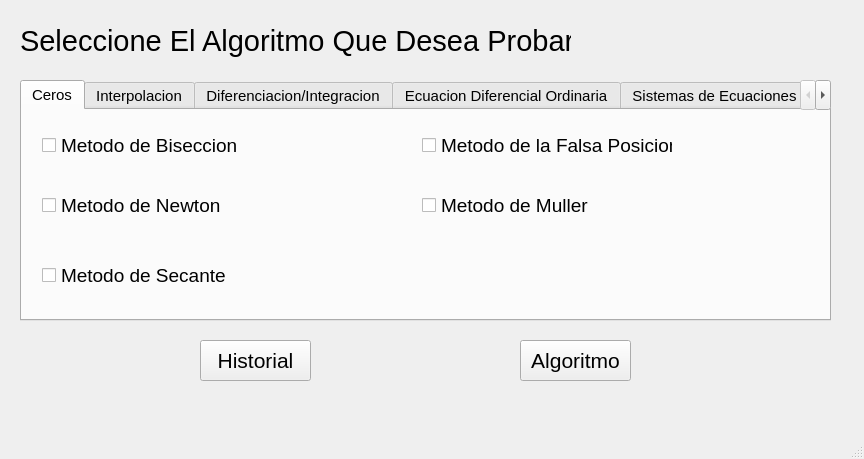
<?xml version="1.0" encoding="UTF-8"?>
<ui version="4.0">
 <class>MainWindow</class>
 <widget class="QMainWindow" name="MainWindow">
  <property name="geometry">
   <rect>
    <x>0</x>
    <y>0</y>
    <width>864</width>
    <height>459</height>
   </rect>
  </property>
  <property name="windowTitle">
   <string>MainWindow</string>
  </property>
  <widget class="QWidget" name="centralwidget">
   <widget class="QLabel" name="label">
    <property name="geometry">
     <rect>
      <x>20</x>
      <y>20</y>
      <width>551</width>
      <height>41</height>
     </rect>
    </property>
    <property name="font">
     <font>
      <pointsize>22</pointsize>
     </font>
    </property>
    <property name="text">
     <string>Seleccione El Algoritmo Que Desea Probar</string>
    </property>
   </widget>
   <widget class="QTabWidget" name="tabWidget">
    <property name="geometry">
     <rect>
      <x>20</x>
      <y>80</y>
      <width>811</width>
      <height>241</height>
     </rect>
    </property>
    <property name="font">
     <font>
      <pointsize>11</pointsize>
     </font>
    </property>
    <property name="currentIndex">
     <number>0</number>
    </property>
    <widget class="QWidget" name="tab0">
     <attribute name="title">
      <string>Ceros</string>
     </attribute>
     <widget class="QCheckBox" name="chBiseccion">
      <property name="geometry">
       <rect>
        <x>20</x>
        <y>20</y>
        <width>201</width>
        <height>31</height>
       </rect>
      </property>
      <property name="font">
       <font>
        <pointsize>14</pointsize>
       </font>
      </property>
      <property name="text">
       <string>Metodo de Biseccion</string>
      </property>
     </widget>
     <widget class="QCheckBox" name="chNewton">
      <property name="geometry">
       <rect>
        <x>20</x>
        <y>80</y>
        <width>201</width>
        <height>31</height>
       </rect>
      </property>
      <property name="font">
       <font>
        <pointsize>14</pointsize>
       </font>
      </property>
      <property name="text">
       <string>Metodo de Newton</string>
      </property>
     </widget>
     <widget class="QCheckBox" name="chSecante">
      <property name="geometry">
       <rect>
        <x>20</x>
        <y>150</y>
        <width>201</width>
        <height>31</height>
       </rect>
      </property>
      <property name="font">
       <font>
        <pointsize>14</pointsize>
       </font>
      </property>
      <property name="text">
       <string>Metodo de Secante</string>
      </property>
     </widget>
     <widget class="QCheckBox" name="chFalsa">
      <property name="geometry">
       <rect>
        <x>400</x>
        <y>20</y>
        <width>251</width>
        <height>31</height>
       </rect>
      </property>
      <property name="font">
       <font>
        <pointsize>14</pointsize>
       </font>
      </property>
      <property name="text">
       <string>Metodo de la Falsa Posicion</string>
      </property>
     </widget>
     <widget class="QCheckBox" name="chMuller">
      <property name="geometry">
       <rect>
        <x>400</x>
        <y>80</y>
        <width>251</width>
        <height>31</height>
       </rect>
      </property>
      <property name="font">
       <font>
        <pointsize>14</pointsize>
       </font>
      </property>
      <property name="text">
       <string>Metodo de Muller</string>
      </property>
     </widget>
    </widget>
    <widget class="QWidget" name="tab1">
     <attribute name="title">
      <string>Interpolacion</string>
     </attribute>
     <widget class="QCheckBox" name="chCubicosNaturales">
      <property name="geometry">
       <rect>
        <x>410</x>
        <y>20</y>
        <width>311</width>
        <height>51</height>
       </rect>
      </property>
      <property name="font">
       <font>
        <pointsize>14</pointsize>
       </font>
      </property>
      <property name="text">
       <string>Interpolacion Mediante Trazadores 
Cubicos Naturales</string>
      </property>
     </widget>
     <widget class="QCheckBox" name="chPolinomialNewton">
      <property name="geometry">
       <rect>
        <x>30</x>
        <y>110</y>
        <width>321</width>
        <height>41</height>
       </rect>
      </property>
      <property name="font">
       <font>
        <pointsize>14</pointsize>
       </font>
      </property>
      <property name="text">
       <string>Interpolacion Polinomial 
de Newton</string>
      </property>
     </widget>
     <widget class="QCheckBox" name="chLagrage">
      <property name="geometry">
       <rect>
        <x>30</x>
        <y>30</y>
        <width>261</width>
        <height>31</height>
       </rect>
      </property>
      <property name="font">
       <font>
        <pointsize>14</pointsize>
       </font>
      </property>
      <property name="text">
       <string>Interpolacion de Lagrange</string>
      </property>
     </widget>
     <widget class="QCheckBox" name="chCubicosSujetos">
      <property name="geometry">
       <rect>
        <x>410</x>
        <y>110</y>
        <width>311</width>
        <height>41</height>
       </rect>
      </property>
      <property name="font">
       <font>
        <pointsize>14</pointsize>
       </font>
      </property>
      <property name="text">
       <string>Interpolacion Mediante Trazadores 
Cubicos Sujetos</string>
      </property>
     </widget>
    </widget>
    <widget class="QWidget" name="tab2">
     <attribute name="title">
      <string>Diferenciacion/Integracion</string>
     </attribute>
     <widget class="QCheckBox" name="chInSimpson">
      <property name="geometry">
       <rect>
        <x>410</x>
        <y>20</y>
        <width>251</width>
        <height>51</height>
       </rect>
      </property>
      <property name="font">
       <font>
        <pointsize>14</pointsize>
       </font>
      </property>
      <property name="text">
       <string>Integracion Numerica: 
Simpson</string>
      </property>
     </widget>
     <widget class="QCheckBox" name="chDiferenciacion">
      <property name="geometry">
       <rect>
        <x>30</x>
        <y>80</y>
        <width>231</width>
        <height>31</height>
       </rect>
      </property>
      <property name="font">
       <font>
        <pointsize>14</pointsize>
       </font>
      </property>
      <property name="text">
       <string>Diferenciacion Numerica</string>
      </property>
     </widget>
     <widget class="QCheckBox" name="chPuntoFijo">
      <property name="geometry">
       <rect>
        <x>30</x>
        <y>20</y>
        <width>201</width>
        <height>31</height>
       </rect>
      </property>
      <property name="font">
       <font>
        <pointsize>14</pointsize>
       </font>
      </property>
      <property name="text">
       <string>Metodo de Punto Fijo</string>
      </property>
     </widget>
     <widget class="QCheckBox" name="chInTrapecio">
      <property name="geometry">
       <rect>
        <x>30</x>
        <y>140</y>
        <width>221</width>
        <height>51</height>
       </rect>
      </property>
      <property name="font">
       <font>
        <pointsize>14</pointsize>
       </font>
      </property>
      <property name="text">
       <string>Integracion Numerica: 
Regla del Trapecio</string>
      </property>
     </widget>
     <widget class="QCheckBox" name="chInGauss">
      <property name="geometry">
       <rect>
        <x>410</x>
        <y>80</y>
        <width>311</width>
        <height>41</height>
       </rect>
      </property>
      <property name="font">
       <font>
        <pointsize>14</pointsize>
       </font>
      </property>
      <property name="text">
       <string>Integracion Numerica Cuadraturas 
de Gauss</string>
      </property>
     </widget>
    </widget>
    <widget class="QWidget" name="tab3">
     <attribute name="title">
      <string>Ecuacion Diferencial Ordinaria</string>
     </attribute>
     <widget class="QCheckBox" name="checkBox">
      <property name="geometry">
       <rect>
        <x>30</x>
        <y>80</y>
        <width>291</width>
        <height>31</height>
       </rect>
      </property>
      <property name="font">
       <font>
        <pointsize>14</pointsize>
       </font>
      </property>
      <property name="text">
       <string>Solucion de EDO: Runge Kutta</string>
      </property>
     </widget>
     <widget class="QCheckBox" name="chSolucionEuler">
      <property name="geometry">
       <rect>
        <x>30</x>
        <y>20</y>
        <width>331</width>
        <height>31</height>
       </rect>
      </property>
      <property name="font">
       <font>
        <pointsize>14</pointsize>
       </font>
      </property>
      <property name="text">
       <string>Solucion de EDO: Metodo de Euler</string>
      </property>
     </widget>
     <widget class="QCheckBox" name="chSistemasRunge">
      <property name="geometry">
       <rect>
        <x>30</x>
        <y>150</y>
        <width>291</width>
        <height>31</height>
       </rect>
      </property>
      <property name="font">
       <font>
        <pointsize>14</pointsize>
       </font>
      </property>
      <property name="text">
       <string>Sistemas de EDO: Runge Kutta</string>
      </property>
     </widget>
    </widget>
    <widget class="QWidget" name="tab4">
     <attribute name="title">
      <string>Sistemas de Ecuaciones</string>
     </attribute>
     <widget class="QCheckBox" name="chInversa">
      <property name="geometry">
       <rect>
        <x>30</x>
        <y>150</y>
        <width>421</width>
        <height>31</height>
       </rect>
      </property>
      <property name="font">
       <font>
        <pointsize>14</pointsize>
       </font>
      </property>
      <property name="text">
       <string>Sitemas de Ecuaciones Mediante La Inversa</string>
      </property>
     </widget>
     <widget class="QCheckBox" name="chEliGaussJordan">
      <property name="geometry">
       <rect>
        <x>30</x>
        <y>80</y>
        <width>501</width>
        <height>31</height>
       </rect>
      </property>
      <property name="font">
       <font>
        <pointsize>14</pointsize>
       </font>
      </property>
      <property name="text">
       <string>Sitemas de Ecuaciones Por Eliminacion de Gauss Jordan</string>
      </property>
     </widget>
     <widget class="QCheckBox" name="chEliGauss">
      <property name="geometry">
       <rect>
        <x>30</x>
        <y>20</y>
        <width>441</width>
        <height>31</height>
       </rect>
      </property>
      <property name="font">
       <font>
        <pointsize>14</pointsize>
       </font>
      </property>
      <property name="text">
       <string>Sitemas de Ecuaciones Por Eliminacion de Gauss</string>
      </property>
     </widget>
    </widget>
    <widget class="QWidget" name="tab5">
     <attribute name="title">
      <string>Otros</string>
     </attribute>
     <widget class="QCheckBox" name="chDiferencias">
      <property name="geometry">
       <rect>
        <x>20</x>
        <y>150</y>
        <width>331</width>
        <height>31</height>
       </rect>
      </property>
      <property name="font">
       <font>
        <pointsize>14</pointsize>
       </font>
      </property>
      <property name="text">
       <string>Metodo Lineal de Diferencias Finitas</string>
      </property>
     </widget>
     <widget class="QCheckBox" name="chRegresion">
      <property name="geometry">
       <rect>
        <x>20</x>
        <y>80</y>
        <width>291</width>
        <height>31</height>
       </rect>
      </property>
      <property name="font">
       <font>
        <pointsize>14</pointsize>
       </font>
      </property>
      <property name="text">
       <string>Regresion Lineal</string>
      </property>
     </widget>
     <widget class="QCheckBox" name="chDescomposicion">
      <property name="geometry">
       <rect>
        <x>20</x>
        <y>20</y>
        <width>331</width>
        <height>31</height>
       </rect>
      </property>
      <property name="font">
       <font>
        <pointsize>14</pointsize>
       </font>
      </property>
      <property name="text">
       <string>Descomposicion LU</string>
      </property>
     </widget>
    </widget>
   </widget>
   <widget class="QPushButton" name="pbHistorial">
    <property name="geometry">
     <rect>
      <x>200</x>
      <y>340</y>
      <width>111</width>
      <height>41</height>
     </rect>
    </property>
    <property name="font">
     <font>
      <pointsize>16</pointsize>
     </font>
    </property>
    <property name="text">
     <string>Historial</string>
    </property>
   </widget>
   <widget class="QPushButton" name="pbAlgoritmo">
    <property name="geometry">
     <rect>
      <x>520</x>
      <y>340</y>
      <width>111</width>
      <height>41</height>
     </rect>
    </property>
    <property name="font">
     <font>
      <pointsize>16</pointsize>
     </font>
    </property>
    <property name="text">
     <string>Algoritmo</string>
    </property>
   </widget>
  </widget>
  <widget class="QMenuBar" name="menubar">
   <property name="geometry">
    <rect>
     <x>0</x>
     <y>0</y>
     <width>864</width>
     <height>21</height>
    </rect>
   </property>
  </widget>
  <widget class="QStatusBar" name="statusbar"/>
 </widget>
 <resources/>
 <connections/>
</ui>
